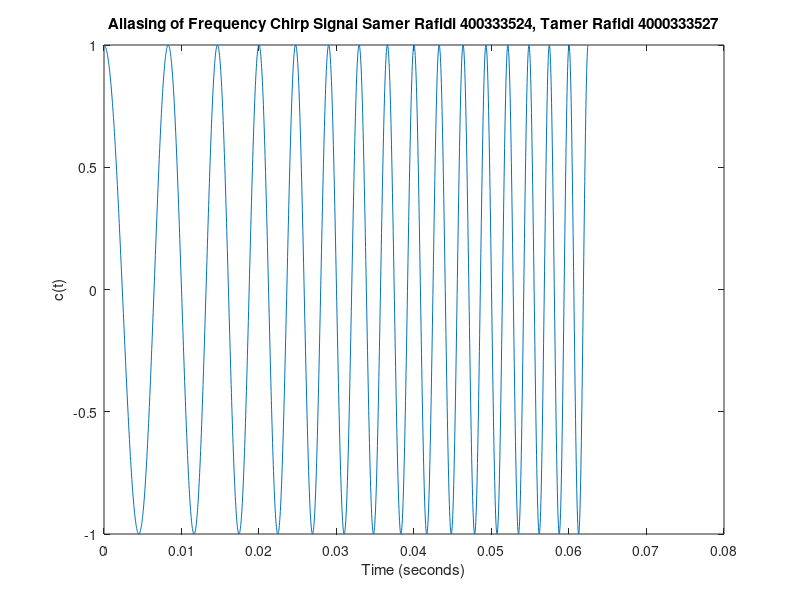

The MATLAB script that drew this image:
% Samer Rafidi 400333524, Tamer Rafidi 400333527
% Initializing variables
f1 = 100;
u = 5000;
fs = 32000;
Ts = 1/fs;

tfinalplot = (2000-1)*Ts;

% Make the time vector for the plot
nplot=0:Ts:tfinalplot;

% Make the time vector for replayed sound spurt
% Play the spurt for 8 seconds
tfinal = 8;
nsound=0:Ts:tfinal;

%Sample sinusiod
cT = cos(pi*u*nsound.^2+2*pi*f1*nsound);
% Plotting
plot(nplot, cT(1:length(nplot)));
xlabel('Time (seconds)');
ylabel('c(t)');
title('Aliasing of Frequency Chirp Signal Samer Rafidi 400333524, Tamer Rafidi 4000333527');

%Save audio file 
audiowrite('Q4.2soundfile.wav', cT, fs);